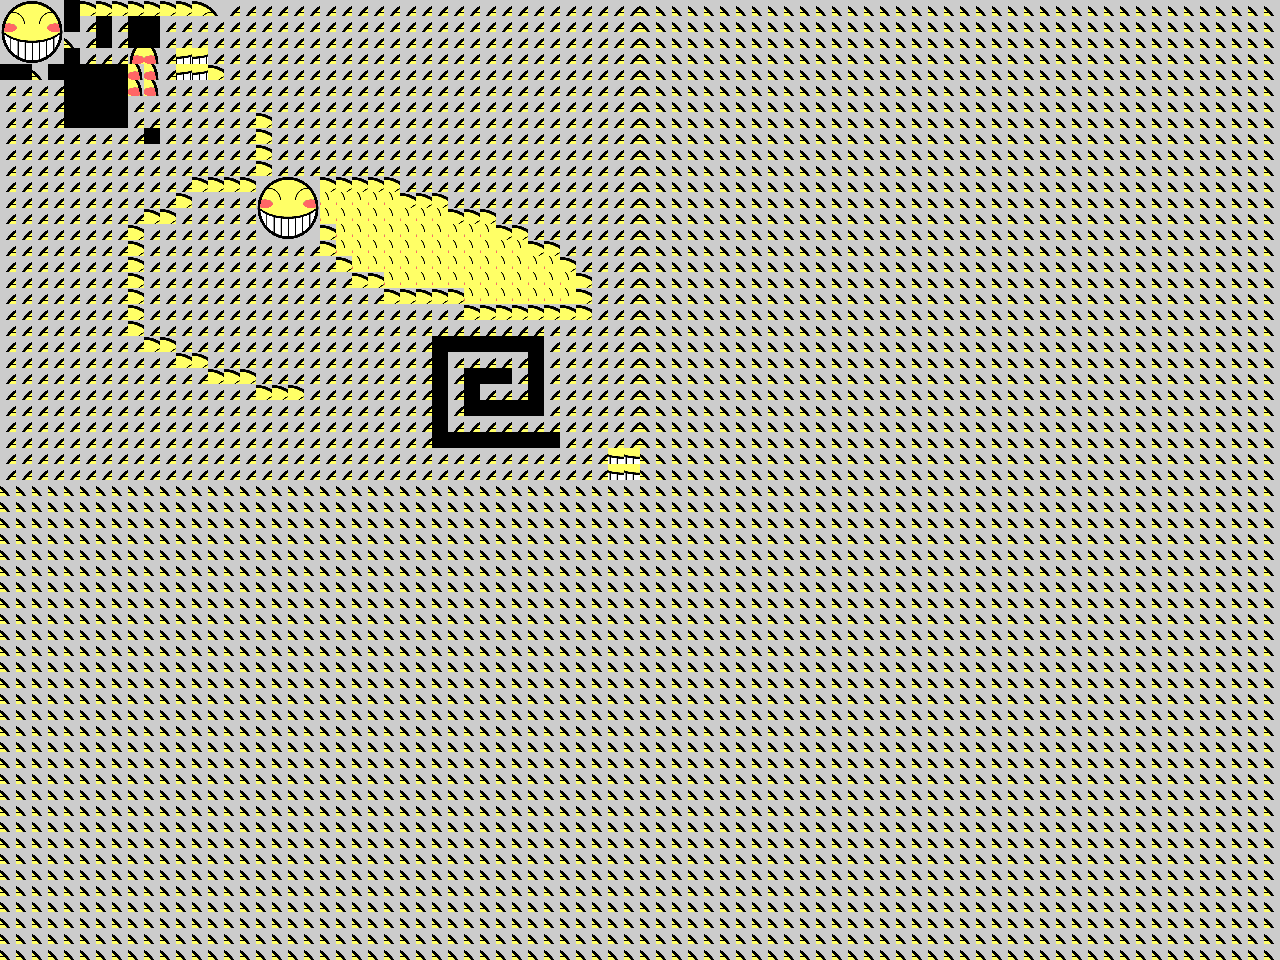

This is a level from a 2D game, rendered from its Tiled map with the project's own tilesets. A one-line summary and the map file follow, with tile-layer data summarised:
An orthogonal 80x60 tile map with 16x16 px tiles, 1 tile layer (bg).

<map version="1.0" orientation="orthogonal" renderorder="right-down" width="80" height="60" tilewidth="16" tileheight="16" backgroundcolor="#000000">
 <tileset firstgid="1" name="wwww" tilewidth="16" tileheight="16">
  <image source="ed.png" width="64" height="64" />
 </tileset>
 <layer name="bg" width="80" height="60">
  <data>[4800 cells, 4739 non-empty, 16 distinct tile ids]</data>
 </layer>
</map>